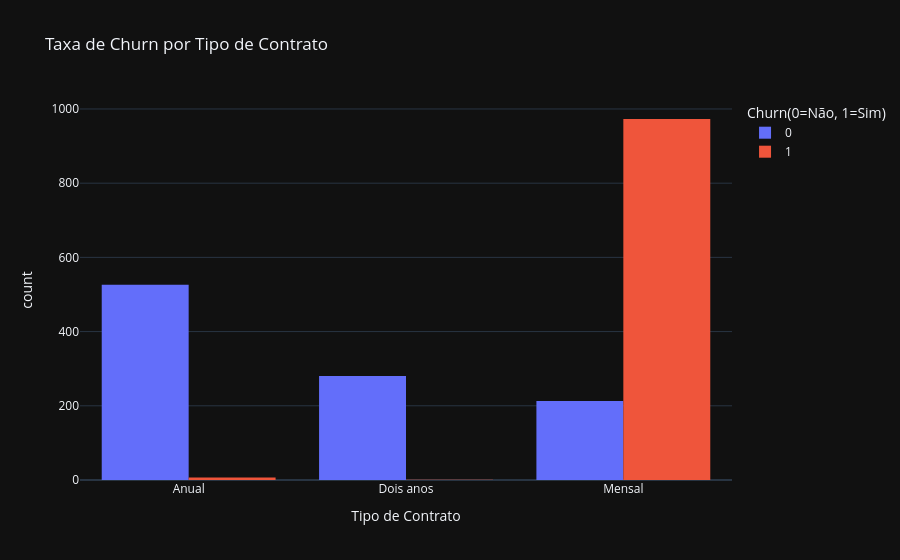

Notebook code for this chart:
### Code cell
# Gráfico - Versão Interativa

# Histograma
dsa_fig_bar_contrato = px.histogram(df_churn,
                                    x = 'Tipo_Contrato',
                                    color = 'Churn',
                                    barmode = 'group',
                                    title = 'Taxa de Churn por Tipo de Contrato',
                                    labels = {'Tipo_Contrato': 'Tipo de Contrato', 'Churn': 'Churn(0=Não, 1=Sim)'})
dsa_fig_bar_contrato.show()

### Figure 1 — Plotly figure (JSON) as saved in the notebook; plotly's stock layout.template omitted (floating-point values rounded to 4 significant figures; data arrays with more than 128 entries replaced by an {"elided": "..."} marker saying what was removed)
{"data": [{"alignmentgroup": "True", "bingroup": "x", "hovertemplate": "Churn(0=Não, 1=Sim)=0<br>Tipo de Contrato=%{x}<br>count=%{y}<extra></extra>", "legendgroup": "0", "marker": {"color": "#636efa", "pattern": {"shape": ""}}, "name": "0", "offsetgroup": "0", "orientation": "v", "showlegend": true, "x": {"elided": "1019 str values"}, "xaxis": "x", "yaxis": "y", "type": "histogram"}, {"alignmentgroup": "True", "bingroup": "x", "hovertemplate": "Churn(0=Não, 1=Sim)=1<br>Tipo de Contrato=%{x}<br>count=%{y}<extra></extra>", "legendgroup": "1", "marker": {"color": "#EF553B", "pattern": {"shape": ""}}, "name": "1", "offsetgroup": "1", "orientation": "v", "showlegend": true, "x": {"elided": "981 str values"}, "xaxis": "x", "yaxis": "y", "type": "histogram"}], "layout": {"xaxis": {"anchor": "y", "domain": [0.0, 1.0], "title": {"text": "Tipo de Contrato"}}, "yaxis": {"anchor": "x", "domain": [0.0, 1.0], "title": {"text": "count"}}, "legend": {"title": {"text": "Churn(0=Não, 1=Sim)"}, "tracegroupgap": 0}, "title": {"text": "Taxa de Churn por Tipo de Contrato"}, "barmode": "group"}}
